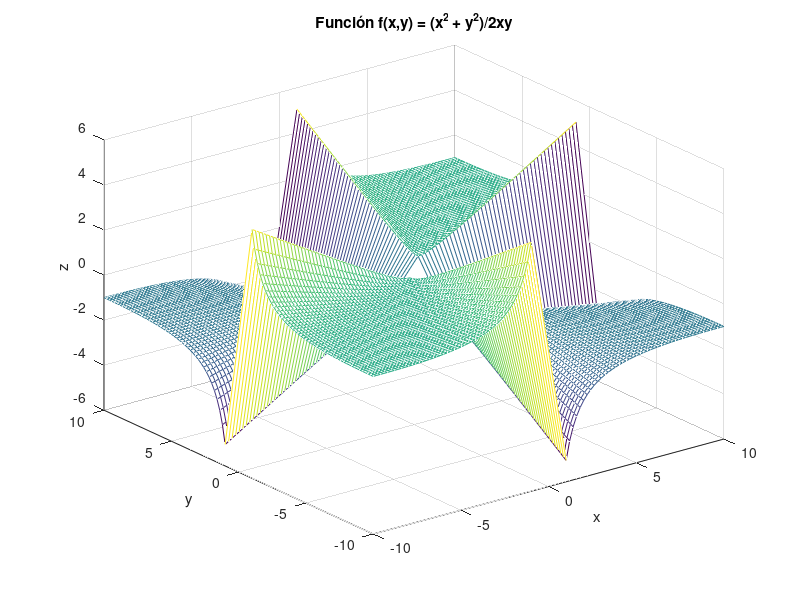

This chart was generated by the following MATLAB code:
% Script que grafica f(x,y) = (x^2 + y^2)/2xy

% Paso 1: Variables independientes
x = [-10:0.2:-1 1:0.2:10];
y = [-10:0.2:-1 1:0.2:10];

% Paso 2: Creo un plano cartesiano XY
[X,Y] = meshgrid(x,y);

% Paso 3: Escribir la ecuación
Z = (X.^2 + Y.^2)./(2*X.*Y);

% Paso 4: Se realiza la gráfica de la función Z
% usando el comando mesh
mesh(X,Y,Z);
xlabel('x');
ylabel('y');
zlabel('z');
title('Función f(x,y) = (x^2 + y^2)/2xy');
